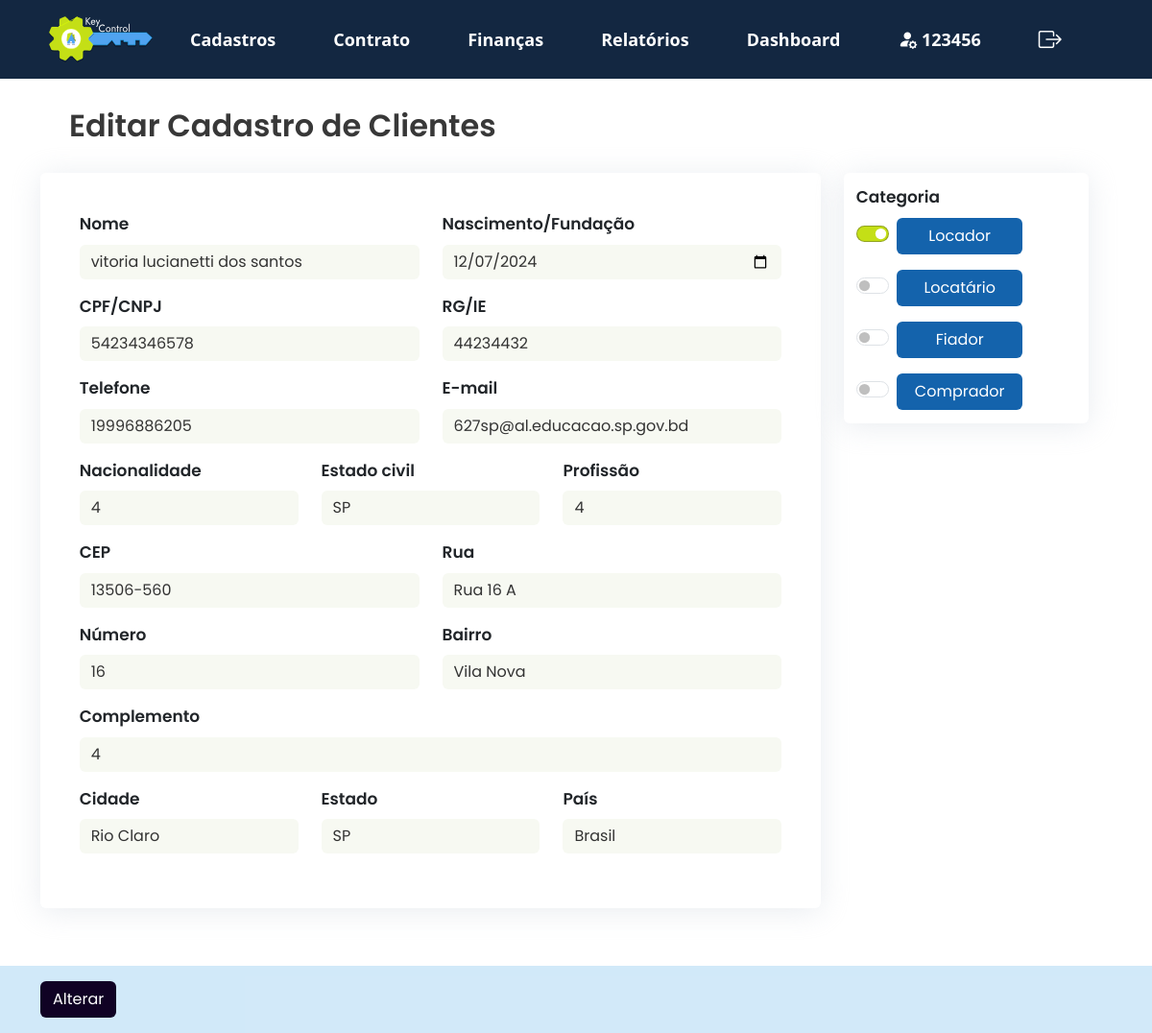
Page /KeyControl/projeto/views/modifica_cliente.php?id=16 (signed in) on the committed database.
### tables this page shows
CREATE TABLE `cadastro_cliente` (
  `id` int(11) NOT NULL,
  `nome` varchar(100) NOT NULL,
  `rg_ie` varchar(20) DEFAULT NULL,
  `data_nascimento_fundacao` date DEFAULT NULL,
  `telefone` varchar(20) DEFAULT NULL,
  `email` varchar(100) DEFAULT NULL,
  `estado_civil` varchar(20) DEFAULT NULL,
  `nacionalidade` varchar(50) DEFAULT NULL,
  `profissao` varchar(50) DEFAULT NULL,
  `cep` varchar(10) DEFAULT NULL,
  `rua` varchar(100) DEFAULT NULL,
  `numero` varchar(10) DEFAULT NULL,
  `bairro` varchar(50) DEFAULT NULL,
  `cidade` varchar(50) DEFAULT NULL,
  `estado` varchar(50) DEFAULT NULL,
  `pais` varchar(50) DEFAULT NULL,
  `locador` tinyint(1) DEFAULT 0,
  `locatario` tinyint(1) DEFAULT 0,
  `fiador` tinyint(1) DEFAULT 0,
  `comprador` tinyint(1) DEFAULT 0,
  `complemento` varchar(255) DEFAULT NULL,
  `cpf_cnpj` varchar(20) NOT NULL,
  `id_imobiliaria` varchar(20) NOT NULL
);

### KeyControl/projeto/views/modifica_cliente.php (the view, shortened to what this page needs)
<!DOCTYPE html>
<html lang="pt-br">
<head>
  <link href="https://cdn.jsdelivr.net/npm/bootstrap@5.3.3/dist/css/bootstrap.min.css" rel="stylesheet">
  <link rel="stylesheet" href="https://cdn.jsdelivr.net/npm/bootstrap-icons@1.10.5/font/bootstrap-icons.css">
  <link rel="stylesheet" type="text/css" href="../public/assets/css/style2.css">
</head>
<?php
include '../app/controllers/db_conexao.php';
$id = $_GET['id'];
try {
  $stmt = $pdo->prepare("
    SELECT *  FROM cadastro_cliente
    WHERE id = :id
  ");
  $stmt->bindParam(':id', $id, PDO::PARAM_INT);
  $stmt->execute();
  $cliente = $stmt->fetch(PDO::FETCH_ASSOC);
} catch (PDOException $e) {
  echo "Erro ao buscar os dados: " . $e->getMessage();
  exit();
}
include 'navbar.php';
?>
<body>
  <section id="cadastro_pessoa">
    <form action="../app/controllers/altera_cliente.php" method="post">
      <div class="container">
        <div class="row">
          <h2>Editar Cadastro de Clientes</h2>
          <div class="row">
            <div class="col-md-9">
              <div class="card">
                <div class="row">
                  <div class="col-sm-6">
                    <label for="nome" class="mb-2">Nome</label>
                    <input class="form-control mb-3" type="text" name="nome" id="nome" value="<?= htmlspecialchars($cliente['nome']) ?>" required>
                    <label for="cpf_cnpj" class="mb-2">CPF/CNPJ</label>
                    <input class="form-control mb-3" type="number" name="cpf_cnpj" id="cpf_cnpj" value="<?= htmlspecialchars($cliente['cpf_cnpj']) ?>" required>
                    <label for="telefone" class="mb-2">Telefone</label>
                    <input class="form-control mb-3" type="number" name="telefone" id="telefone" value="<?= htmlspecialchars($cliente['telefone']) ?>" required>
                  </div>
                  <div class="col-sm-6">
                    <label for="data_nascimento_fundacao" class="mb-2">Nascimento/Fundação</label>
                    <input class="form-control mb-3" type="date" name="data_nascimento_fundacao" id="data_nascimento_fundacao" value="<?= htmlspecialchars($cliente['data_nascimento_fundacao']) ?>">
                    <label for="rg_ie" class="mb-2">RG/IE</label>
                    <input class="form-control mb-3" type="text" name="rg_ie" id="rg_ie" value="<?= htmlspecialchars($cliente['rg_ie']) ?>">
                    <label for="email" class="mb-2">E-mail</label>
                    <input class="form-control mb-3" type="email" name="email" id="email" value="<?= htmlspecialchars($cliente['email']) ?>" required>
                  </div>
                </div>
                <div class="row">
                  <div class="col-sm-4">
                    <label for="nacionalidade" class="mb-2">Nacionalidade</label>
                    <input class="form-control mb-3" type="text" name="nacionalidade" id="nacionalidade" value="<?= htmlspecialchars($cliente['nacionalidade']) ?>" required>
                  </div>
                  <div class="col-sm-4">
                    <label for="estado_civil" class="mb-2">Estado civil</label>
                    <input class="form-control mb-3" type="text" name="estado_civil" id="estado_civil" value="<?= htmlspecialchars($cliente['estado_civil']) ?>" required>
                  </div>
                  <div class="col-sm-4">
                    <label for="profissao" class="mb-2">Profissão</label>
                    <input class="form-control mb-3" type="text" name="profissao" id="profissao" value="<?= htmlspecialchars($cliente['profissao']) ?>" required>
                  </div>
                </div>
                <div class="row">
                  <div class="col-sm-6">
                    <label for="cep" class="mb-2">CEP</label>
                    <input class="form-control mb-3" type="text" name="cep" id="cep" value="<?= htmlspecialchars($cliente['cep']) ?>" required>
                    <label for="numero" class="mb-2">Número</label>
                    <input class="form-control mb-3" type="number" name="numero" id="numero" value="<?= htmlspecialchars($cliente['numero']) ?>" required>
                  </div>
                  <div class="col-sm-6">
                    <label for="rua" class="mb-2">Rua</label>
                    <input class="form-control mb-3" type="text" name="rua" id="rua" value="<?= htmlspecialchars($cliente['rua']) ?>" required>
                    <label for="bairro" class="mb-2">Bairro</label>
                    <input class="form-control mb-3" type="text" name="bairro" id="bairro" value="<?= htmlspecialchars($cliente['bairro']) ?>" required>
                  </div>
                  <div class="col-sm-12">
                    <label for="complemento" class="mb-2">Complemento</label>
                    <input class="form-control mb-3" type="text" name="complemento" id="complemento" value="<?= htmlspecialchars($cliente['complemento']) ?>" required>
                  </div>
                  <div class="col-sm-4">
                    <label for="cidade" class="mb-2">Cidade</label>
                    <input class="form-control mb-3" type="text" name="cidade" id="cidade" value="<?= htmlspecialchars($cliente['cidade']) ?>" required>
                  </div>
                  <div class="col-sm-4">
                    <label for="estado" class="mb-2">Estado</label>
                    <input class="form-control mb-3" type="text" name="estado" id="estado" value="<?= htmlspecialchars($cliente['estado']) ?>" required>
                  </div>
                  <div class="col-sm-4">
                    <label for="pais" class="mb-2">País</label>
                    <input class="form-control mb-3" type="text" name="pais" id="pais" value="<?= htmlspecialchars($cliente['pais']) ?>" required>
                  </div>
                </div>
              </div>
            </div>
            <div class="col-md-3">
              <div class="card">
                <label class="mb-2">Categoria</label>
                <div class="form-check form-switch mb-3">
                  <input class="form-check-input mt-2" type="checkbox" id="locador" name="locador" <?= $cliente['locador'] ? 'checked' : '' ?>>
                  <a href="#" class="btn btn_custom form-check-label" onclick="toggleSwitch('locador')">Locador</a>
                </div>
                <div class="form-check form-switch mb-3">
                  <input class="form-check-input mt-2" type="checkbox" id="locatario" name="locatario" <?= $cliente['locatario'] ? 'checked' : '' ?>>
                  <a href="#" class="btn btn_custom form-check-label" onclick="toggleSwitch('locatario')">Locatário</a>
                </div>
                <div class="form-check form-switch mb-3">
                  <input class="form-check-input mt-2" type="checkbox" id="fiador" name="fiador" <?= $cliente['fiador'] ? 'checked' : '' ?>>
                  <a href="#" class="btn btn_custom form-check-label" onclick="toggleSwitch('fiador')">Fiador</a>
                </div>
                <div class="form-check form-switch">
                  <input class="form-check-input mt-2" type="checkbox" id="comprador" name="comprador" <?= $cliente['comprador'] ? 'checked' : '' ?>>
                  <a href="#" class="btn btn_custom form-check-label" onclick="toggleSwitch('comprador')">Comprador</a>
                </div>
              </div>
            </div>
          </div>
        </div>
      </div>
      <footer class="py-3">
        <div class="container">
          <button type="submit" class="btn btn_salvar">Alterar</button>
        </div>
      </footer>
    </form>
  </section>
</body>
</html>

### KeyControl/projeto/public/assets/css/style2.css (style rules this page uses)
h2 { font-family: "Poppins", sans-serif; font-weight: 600; font-style: normal; color: #383838; margin: 30px; }
.container h2 { position: relative; z-index: 1; }
form { font-family: "Poppins", sans-serif; font-style: normal; font-weight: 600; font-size: 17px; color: rgb(82, 80, 80); }
form .card { padding: 5%; border: 0; box-shadow: 0 3px 30px 0 rgba(218, 224, 230, 0.604); }
input.form-control { background-color: #F7F9F2; color: #333; border: 0px; }
form .btn_custom { width: 70%; background-color: #1463AC; color: white; }
.form-check-input:checked { background-color: #C4DF16 !important; border-color: #3333335a !important; }
footer { margin-top: 5%; background-color: #148fe031; }
.btn_salvar { width: auto; background-color: rgb(16, 2, 36); color: white; }

### rows in the picture
cadastro_cliente: nome "vitoria lucianetti dos santos", cpf_cnpj "54234346578", telefone "19996886205", data_nascimento_fundacao "12/07/2024", rg_ie "44234432", email "627sp@al.educacao.sp.gov.bd", nacionalidade "4", estado_civil "SP", profissao "4", cep "13506-560", numero "16", rua "Rua 16 A", bairro "Vila Nova", complemento "4", cidade "Rio Claro", estado "SP", pais "Brasil", locador "☑"

### other values in the picture
$first_name "123456"
